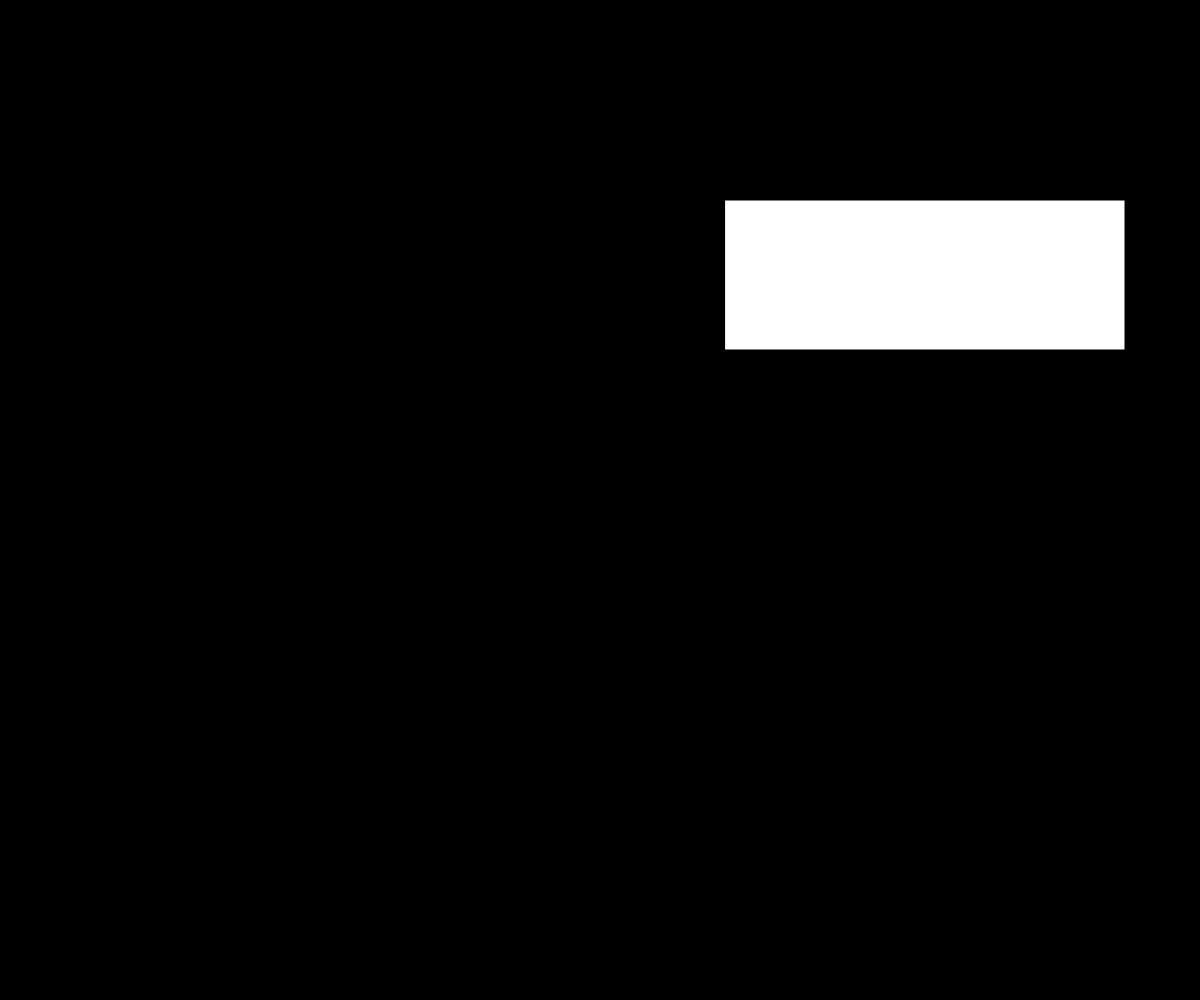
Frame 1 (no input)
Frame 60 (no input): identical to frame 1, image omitted
Frame 120 (the mouse pressed at the canvas centre since frame 60): identical to frame 1, image omitted

The p5.js sketch that drew this single still picture (run headless with seeded random() and noise() and a simulated clock; from frame 60 on, the mouse is pressed at the canvas centre):

// p5.js sketch
// ── sketch.js
// Button OOP
// Brophy
// 11/21/22

class Button1 {
  constructor(x,y,width,height) {
    this.x = 725;
    this.y = 200;
    this.width = width;
    this.height = height;
    this.color = "white";
    this.hoverColor = "blue'";
    
  }

  display() {
    if (this.isInside(mouseX, mouseY)) {
      fill(this.hoverColor);
    }
    else {
      fill(this.color);
    }
    rect(this.x, this.y, this.width, this.height);
  }

  isInside(x,y) {
    let leftSide = this.x;
    let rightSide = this.x + this.width;
    let topSide = this.y;
    let bottomSide = this.y + this.height;

    return x > leftSide && x < rightSide &&
           y > topSide && y < bottomSide;
  }
}

let button1 = new Button1(725, 200, 400, 150);
let button2 = new Button1(725, 400, 400, 150);

function setup() {
  createCanvas(windowWidth, windowHeight);
}

function draw() {
  background("black");
  button1.display();
  button2.display();
}
